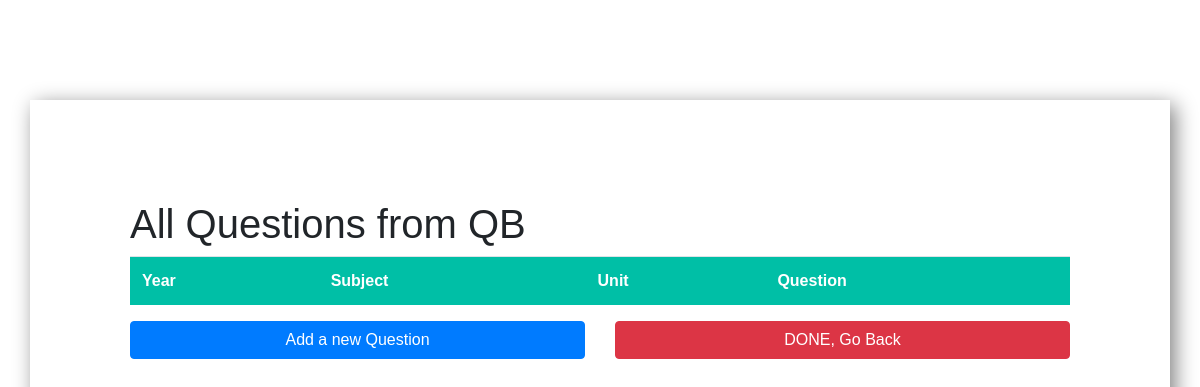
Page /exam/view-question/ on the earlier database version.
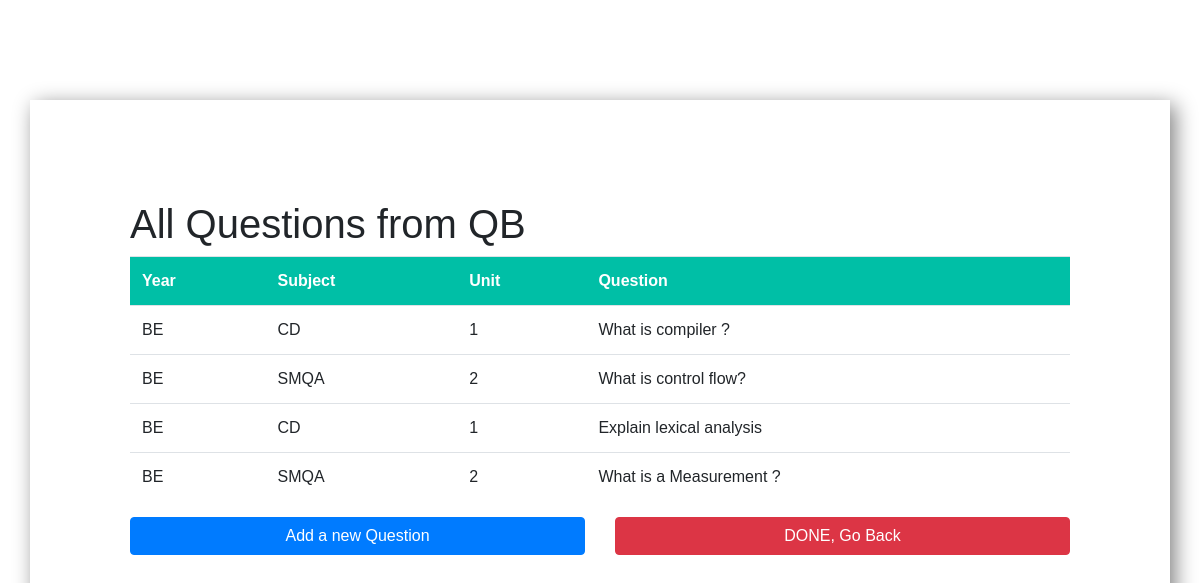
Same page on the later database version.
### exam/models.py (models this page shows, shortened)
class QuestionBank(models.Model):
    YEAR = (
        ('BE', 'BE'),
    )
    SUBJECT = (
        ('SMQA', 'Software Metrics and Quality Assurance'),
        ('CD', 'Compiler Design'),
        ('ES', 'Embedded System'),
    )
    UNIT = (
        ('1', 'I'),
        ('2', 'II'),
        ('3', 'III'),
        ('4', 'IV'),
        ('5', 'V'),
    )
    question = models.CharField(max_length=1000)
    subject = models.CharField(max_length=4, choices=SUBJECT)
    year = models.CharField(max_length=2, choices=YEAR)
    unit = models.CharField(max_length=4, choices=UNIT)

### exam/views.py (the view)
# urls.py: path('view-question/', views.ViewQuestion , name = "viewQuestion"),
def ViewQuestion(request):
    questions = QuestionBank.objects.all()
    return render(request, 'exam/view-qb.html', {'questions': questions})

### exam/templates/exam/view-qb.html (shortened to what this page needs)
{% extends 'sitehome/base.html' %}
{% load static %}
{% block body %}
    <div class="container add-question-wrap"  style="margin-top: 100px;">
        <div class="row">
            <div class="col-12">
                <h1>All Questions from QB</h1>
            </div>
        </div>
        <table class="table">
            <tr>
                <th>Year</th>
                <th>Subject</th>
                <th>Unit</th>
                <th>Question</th>
            </tr>
            {% for q in questions %}
            <tr>
                <td>{{ q.year }}</td>
                <td>{{ q.subject }}</td>
                <td>{{ q.unit }}</td>
                <td>{{ q.question }}</td>
            </tr>
            {% endfor %}
        </table>
        <div class="option-btns">
            <div class="row">
                <div class="col-6">
                    <a href="{% url 'exam:addQuestion' %}" class="btn btn-block btn-primary">Add a new Question</a>
                </div>
                <div class="col-6">
                    <a href="{% url 'professor:index' %}" class="btn btn-block btn-danger">DONE, Go Back</a>
                </div>
            </div>
        </div>
    </div>
{% endblock %}

### sitehome/templates/sitehome/base.html (shortened to what this page needs)
<!DOCTYPE html>
<html lang="en">
    {% load static %}
<head>
    <link rel="stylesheet" href="{% static 'sitehome/bs/bootstrap.min.css' %}">
    <link rel="stylesheet" href="{% static 'sitehome/css/main.css' %}">
</head>
<body>
    {% block body %} {% endblock %}
</body>
</html>

### sitehome/static/sitehome/css/main.css (style rules this page uses)
*, html { margin: 0; padding: 0; text-decoration: none; font-family: sans-serif; list-style: none; scroll-behavior: smooth; }
@media screen and (min-width: 768px) { .add-question-wrap { padding: 100px; -webkit-box-shadow: 5px 5px 20px gray; box-shadow: 5px 5px 20px gray; } }
@media screen and (min-width: 768px) { th { background: #00BFA6; color: white; } }

Differences in the rows shown:
added QuestionBank: year "BE", subject "CD", unit "1", question "What is compiler ?"
added QuestionBank: year "BE", subject "SMQA", unit "2", question "What is control flow?"
added QuestionBank: year "BE", subject "CD", unit "1", question "Explain lexical analysis"
added QuestionBank: year "BE", subject "SMQA", unit "2", question "What is a Measurement ?"
